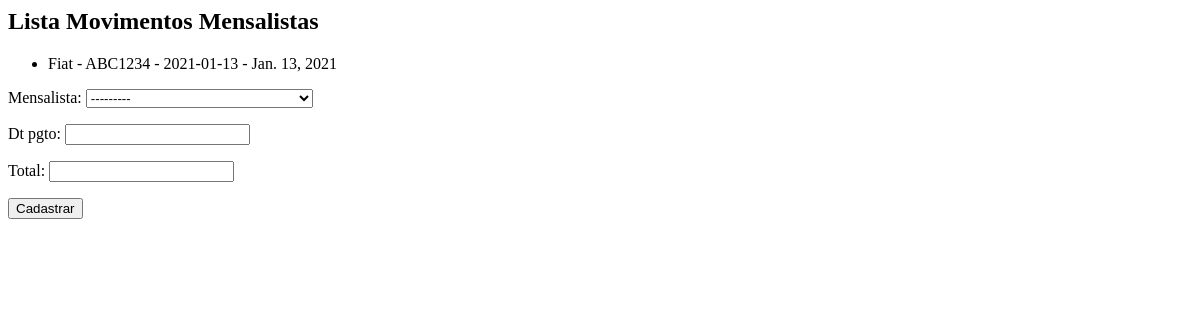
/core/mov-mensal/, run on an earlier commit of the app's database.
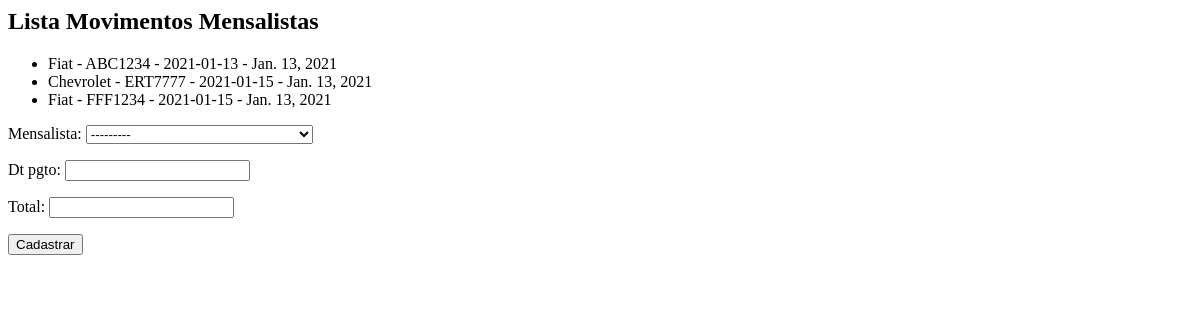
And on a later commit of the database.
### core/models.py (models this page shows, shortened)
class MovMensalista(models.Model):
    mensalista = models.ForeignKey(Mensalista, on_delete=models.CASCADE)
    dt_pgto = models.DateField()
    total = models.DecimalField(max_digits=6, decimal_places=2)

class Mensalista(models.Model):
    veiculo = models.ForeignKey(Veiculo, on_delete=models.CASCADE)
    inicio = models.DateField()
    valor_mes = models.DecimalField(max_digits=6, decimal_places=2)
    def __str__(self):
        return str(self.veiculo) + ' - ' + str(self.inicio)

class Veiculo(models.Model):
    marca = models.ForeignKey(Marca, on_delete=models.CASCADE)
    placa = models.CharField(max_length=7)
    proprietario = models.ForeignKey(Pessoa, on_delete=models.CASCADE)
    cor = models.CharField(max_length=15)
    observacoes = models.TextField()
    def __str__(self):
        return self.marca.nome + ' - ' + self.placa

class Marca(models.Model):
    nome = models.CharField(max_length=50)

### core/views.py (the view)
def lista_movmensalista(request):
    mov_mensalistas = MovMensalista.objects.all()
    form = MovMensalistaForm()
    data = {'mov_mensalistas': mov_mensalistas, 'form': form}
    return render(request, 'core/lista_movmensalistas.html', data)

### core/forms.py
class MovMensalistaForm(ModelForm):
    class Meta:
        model = MovMensalista
        fields = '__all__'

### core/templates/core/lista_movmensalistas.html (shortened to what this page needs)
<h2>Lista Movimentos Mensalistas</h2>
<ul>
    {% for mov in mov_mensalistas %}
        <li> {{ mov.mensalista }} - {{ mov.dt_pgto }} </li>
    {% endfor %}
</ul>
<form action="{% url 'core_movmensalista_novo' %}" method="POST">
    {{ form.as_p }}
    <button type="submit">Cadastrar</button>
</form>

What changed in the data, as far as the page shows it:
added MovMensalista: mensalista "Chevrolet - ERT7777 - 2021-01-15", dt_pgto "Jan. 13, 2021"
added MovMensalista: mensalista "Fiat - FFF1234 - 2021-01-15", dt_pgto "Jan. 13, 2021"
